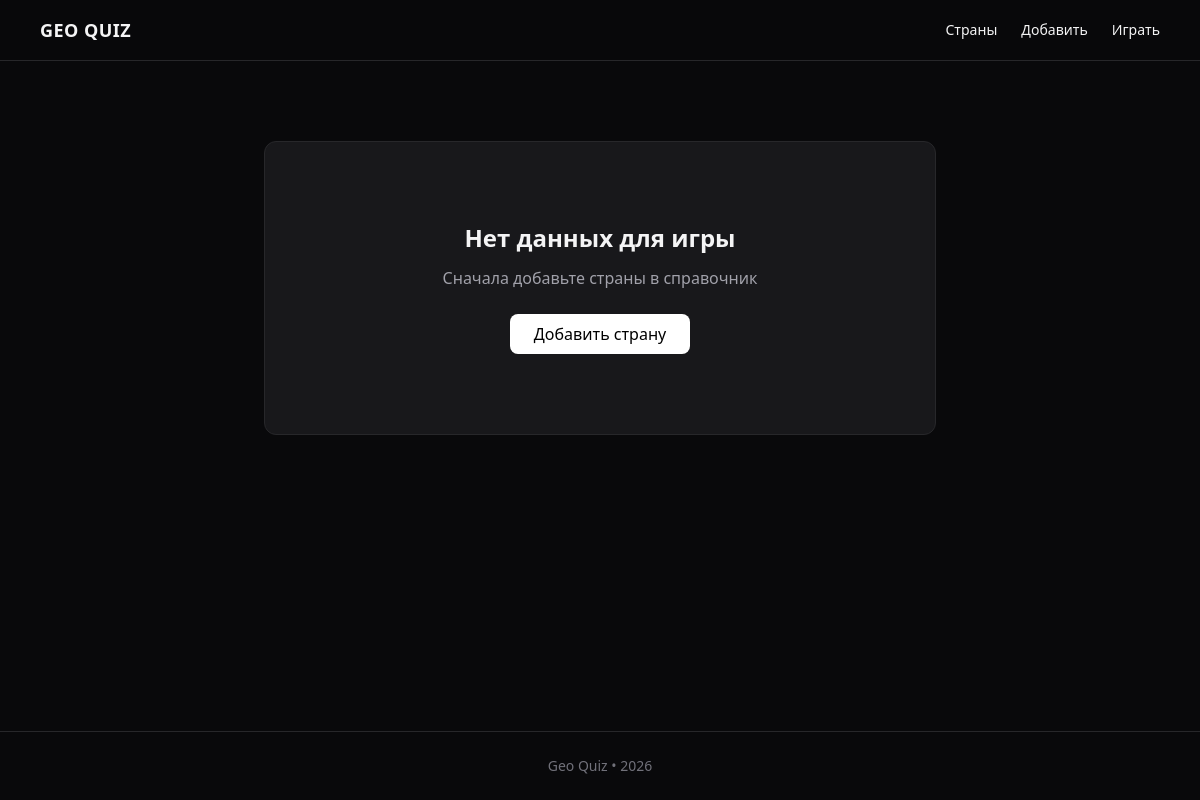
The page /quiz on the database as committed earlier.
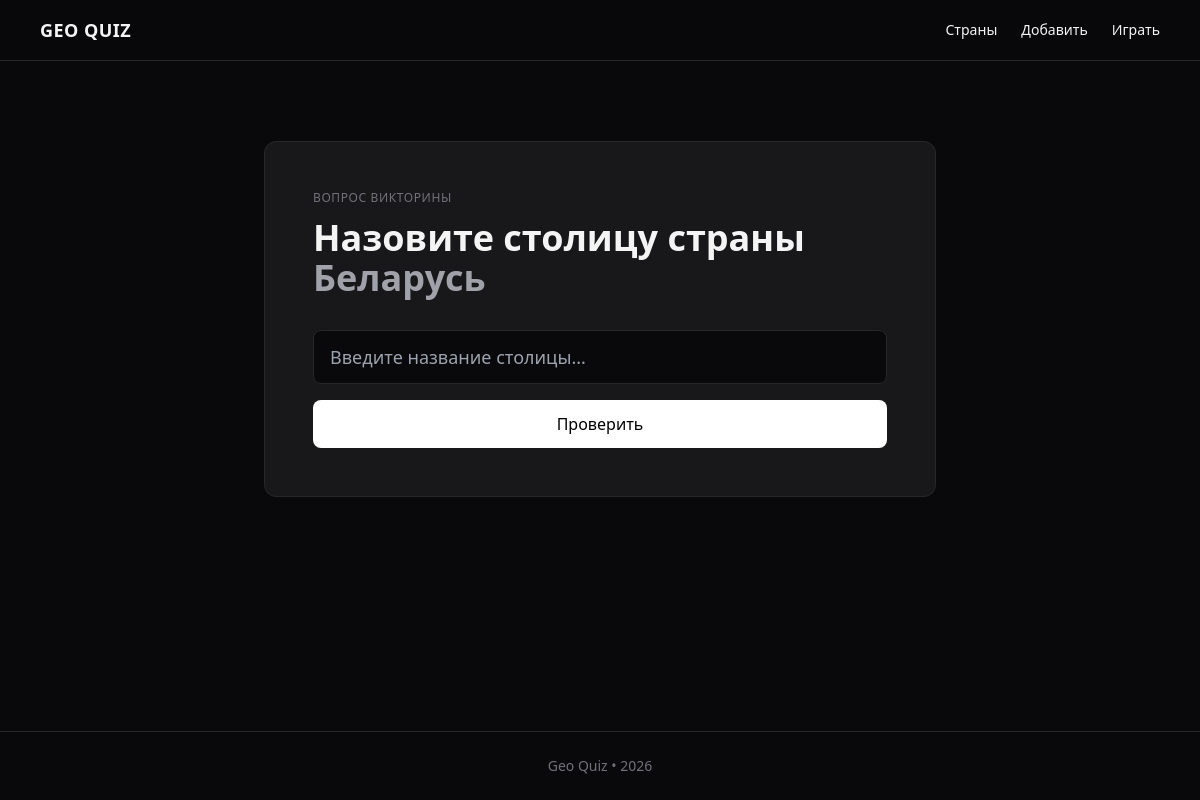
The same page on the database as committed later.
### app/models.py (models this page shows, shortened)
class Country(db.Model):
    __tablename__ = 'countries'
    id = db.Column(db.Integer, primary_key=True)
    name = db.Column(db.String(100), unique=True, nullable=False, index=True)
    capital = db.Column(db.String(100), nullable=False)
    continent = db.Column(db.String(50), nullable=True)
    description = db.Column(db.Text, nullable=True)

### app/routes.py (the view, shortened to what this page needs)
@main.route('/quiz', methods=['GET', 'POST'])
def quiz():
    form = QuizAnswerForm()
    country_id = session.get('quiz_country_id')
    country = None
    if country_id:
        country = Country.query.get(country_id)
    if not country:
        country = Country.query.order_by(db.func.random()).first()
        if country:
            session['quiz_country_id'] = country.id
    return render_template('quiz.html', title='Викторина', country=country, form=form)

### app/forms.py
class QuizAnswerForm(FlaskForm):
    answer = StringField('Ваш ответ', validators=[DataRequired(message="Поле не может быть пустым")])
    submit = SubmitField('Проверить')

### app/templates/quiz.html (shortened to what this page needs)
{% extends "base.html" %}
{% block content %}
<div class="max-w-2xl mx-auto mt-12 bg-zinc-900 border border-zinc-800 rounded-xl p-8 md:p-12">
    {% if country %}
        <span class="text-xs uppercase tracking-wider text-zinc-500 block mb-3">
            Вопрос викторины
        </span>
        <h2 class="text-3xl md:text-4xl font-semibold mb-8 leading-tight">
            Назовите столицу страны
            <br>
            <span class="text-zinc-400">
                {{ country.name }}
            </span>
        </h2>
        <form method="POST" action="" class="space-y-4">
            <div>
                {{ form.answer(
                    class="w-full bg-zinc-950 border border-zinc-800 rounded-lg px-4 py-3 text-lg focus:outline-none focus:border-zinc-600 transition",
                    placeholder="Введите название столицы..."
                ) }}
            </div>
            {{ form.submit(
                class="w-full bg-white text-black py-3 rounded-lg font-medium hover:bg-zinc-200 transition cursor-pointer"
            ) }}
        </form>
    {% else %}
        <div class="text-center py-8">
            <h2 class="text-2xl font-semibold mb-3">
                Нет данных для игры
            </h2>
            <p class="text-zinc-400 mb-6">
                Сначала добавьте страны в справочник
            </p>
            <a href="{{ url_for('main.add_country') }}"
               class="inline-block bg-white text-black px-6 py-2 rounded-lg font-medium hover:bg-zinc-200 transition">
                Добавить страну
            </a>
        </div>
    {% endif %}
</div>
{% endblock %}

Rows that differ between the two databases and show on the page:
added Country: name "Беларусь"
Other text that changed with them:
form field submit: (not shown) → "Проверить"
text no longer shown: "Нет данных для игры Сначала добавьте страны в справочник Добавить страну"
text now shown: "ВОПРОС ВИКТОРИНЫ Назовите столицу страны"
